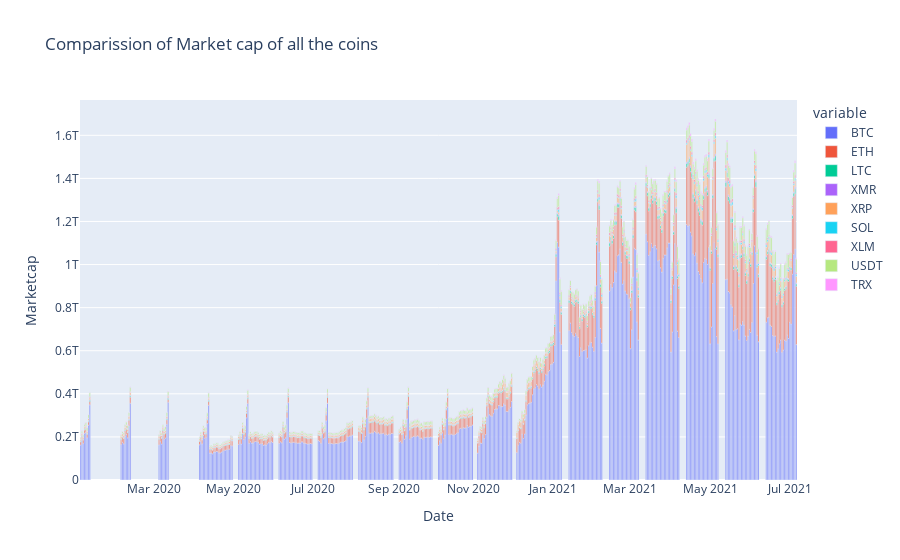

The code cell stored with this chart in its notebook:
### Code cell
fig = px.bar(crypto_data,title="Comparission of Market cap of all the coins ")
fig.update_layout(
    xaxis_title="Date",
    yaxis_title="Marketcap",
    
    )
fig.show()

### Figure 1 — Plotly figure (JSON) as saved in the notebook; plotly's stock layout.template omitted (floating-point values rounded to 4 significant figures; data arrays with more than 128 entries replaced by an {"elided": "..."} marker saying what was removed)
{"data": [{"alignmentgroup": "True", "hovertemplate": "variable=BTC<br>index=%{x}<br>value=%{y}<extra></extra>", "legendgroup": "BTC", "marker": {"color": "#636efa", "pattern": {"shape": ""}}, "name": "BTC", "offsetgroup": "BTC", "orientation": "v", "showlegend": true, "textposition": "auto", "type": "bar", "x": {"elided": "422 str values"}, "xaxis": "x", "y": {"elided": "422 float values"}, "yaxis": "y"}, {"alignmentgroup": "True", "hovertemplate": "variable=ETH<br>index=%{x}<br>value=%{y}<extra></extra>", "legendgroup": "ETH", "marker": {"color": "#EF553B", "pattern": {"shape": ""}}, "name": "ETH", "offsetgroup": "ETH", "orientation": "v", "showlegend": true, "textposition": "auto", "type": "bar", "x": {"elided": "422 str values"}, "xaxis": "x", "y": {"elided": "422 int values"}, "yaxis": "y"}, {"alignmentgroup": "True", "hovertemplate": "variable=LTC<br>index=%{x}<br>value=%{y}<extra></extra>", "legendgroup": "LTC", "marker": {"color": "#00cc96", "pattern": {"shape": ""}}, "name": "LTC", "offsetgroup": "LTC", "orientation": "v", "showlegend": true, "textposition": "auto", "type": "bar", "x": {"elided": "422 str values"}, "xaxis": "x", "y": {"elided": "422 float values"}, "yaxis": "y"}, {"alignmentgroup": "True", "hovertemplate": "variable=XMR<br>index=%{x}<br>value=%{y}<extra></extra>", "legendgroup": "XMR", "marker": {"color": "#ab63fa", "pattern": {"shape": ""}}, "name": "XMR", "offsetgroup": "XMR", "orientation": "v", "showlegend": true, "textposition": "auto", "type": "bar", "x": {"elided": "422 str values"}, "xaxis": "x", "y": {"elided": "422 float values"}, "yaxis": "y"}, {"alignmentgroup": "True", "hovertemplate": "variable=XRP<br>index=%{x}<br>value=%{y}<extra></extra>", "legendgroup": "XRP", "marker": {"color": "#FFA15A", "pattern": {"shape": ""}}, "name": "XRP", "offsetgroup": "XRP", "orientation": "v", "showlegend": true, "textposition": "auto", "type": "bar", "x": {"elided": "422 str values"}, "xaxis": "x", "y": {"elided": "422 int values"}, "yaxis": "y"}, {"alignmentgroup": "True", "hovertemplate": "variable=SOL<br>index=%{x}<br>value=%{y}<extra></extra>", "legendgroup": "SOL", "marker": {"color": "#19d3f3", "pattern": {"shape": ""}}, "name": "SOL", "offsetgroup": "SOL", "orientation": "v", "showlegend": true, "textposition": "auto", "type": "bar", "x": {"elided": "422 str values"}, "xaxis": "x", "y": {"elided": "422 float values"}, "yaxis": "y"}, {"alignmentgroup": "True", "hovertemplate": "variable=XLM<br>index=%{x}<br>value=%{y}<extra></extra>", "legendgroup": "XLM", "marker": {"color": "#FF6692", "pattern": {"shape": ""}}, "name": "XLM", "offsetgroup": "XLM", "orientation": "v", "showlegend": true, "textposition": "auto", "type": "bar", "x": {"elided": "422 str values"}, "xaxis": "x", "y": {"elided": "422 float values"}, "yaxis": "y"}, {"alignmentgroup": "True", "hovertemplate": "variable=USDT<br>index=%{x}<br>value=%{y}<extra></extra>", "legendgroup": "USDT", "marker": {"color": "#B6E880", "pattern": {"shape": ""}}, "name": "USDT", "offsetgroup": "USDT", "orientation": "v", "showlegend": true, "textposition": "auto", "type": "bar", "x": {"elided": "422 str values"}, "xaxis": "x", "y": {"elided": "422 float values"}, "yaxis": "y"}, {"alignmentgroup": "True", "hovertemplate": "variable=TRX<br>index=%{x}<br>value=%{y}<extra></extra>", "legendgroup": "TRX", "marker": {"color": "#FF97FF", "pattern": {"shape": ""}}, "name": "TRX", "offsetgroup": "TRX", "orientation": "v", "showlegend": true, "textposition": "auto", "type": "bar", "x": {"elided": "422 str values"}, "xaxis": "x", "y": {"elided": "422 float values"}, "yaxis": "y"}], "layout": {"barmode": "relative", "legend": {"title": {"text": "variable"}, "tracegroupgap": 0}, "title": {"text": "Comparission of Market cap of all the coins "}, "xaxis": {"anchor": "y", "domain": [0, 1], "title": {"text": "Date"}}, "yaxis": {"anchor": "x", "domain": [0, 1], "title": {"text": "Marketcap"}}}}
